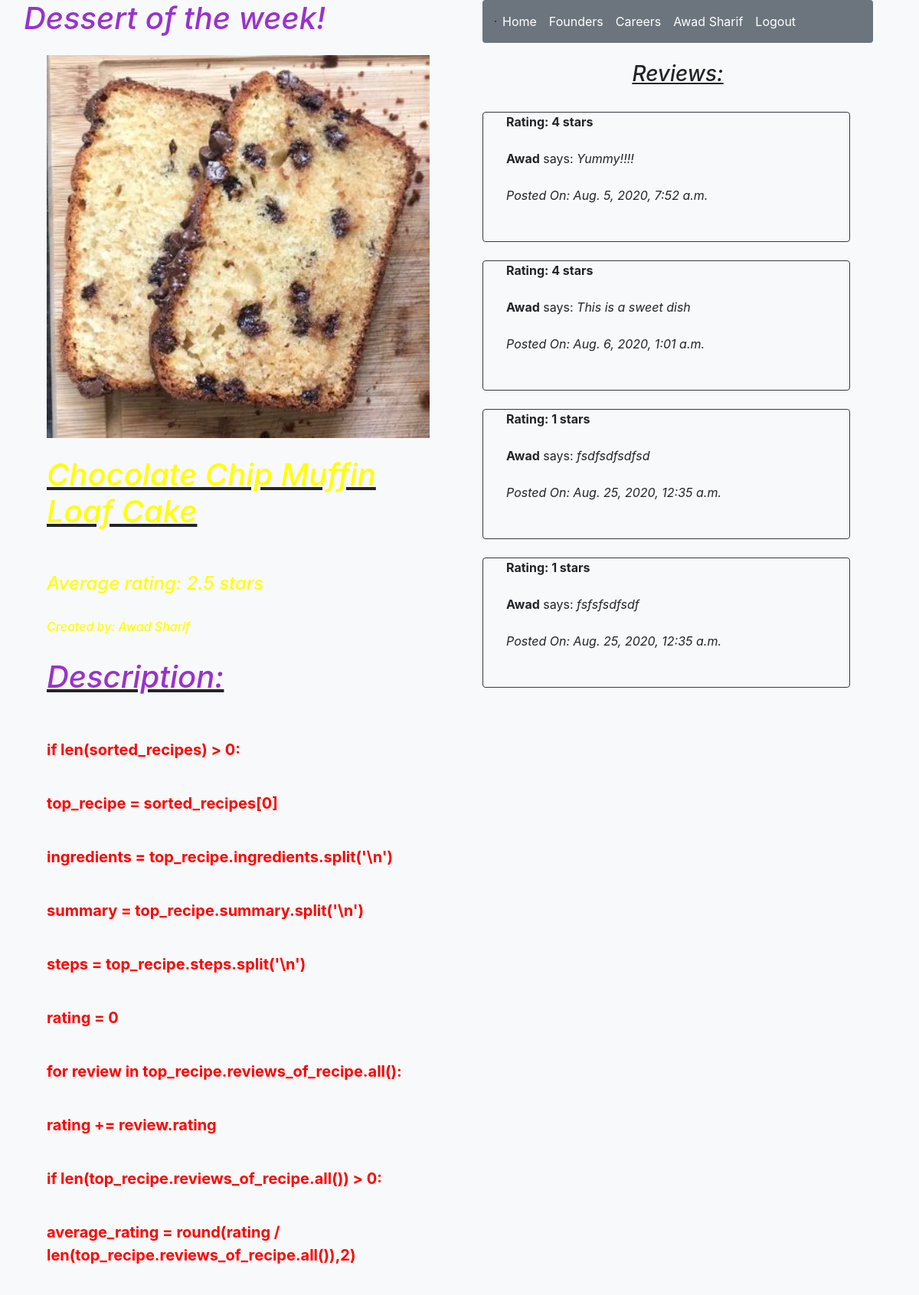
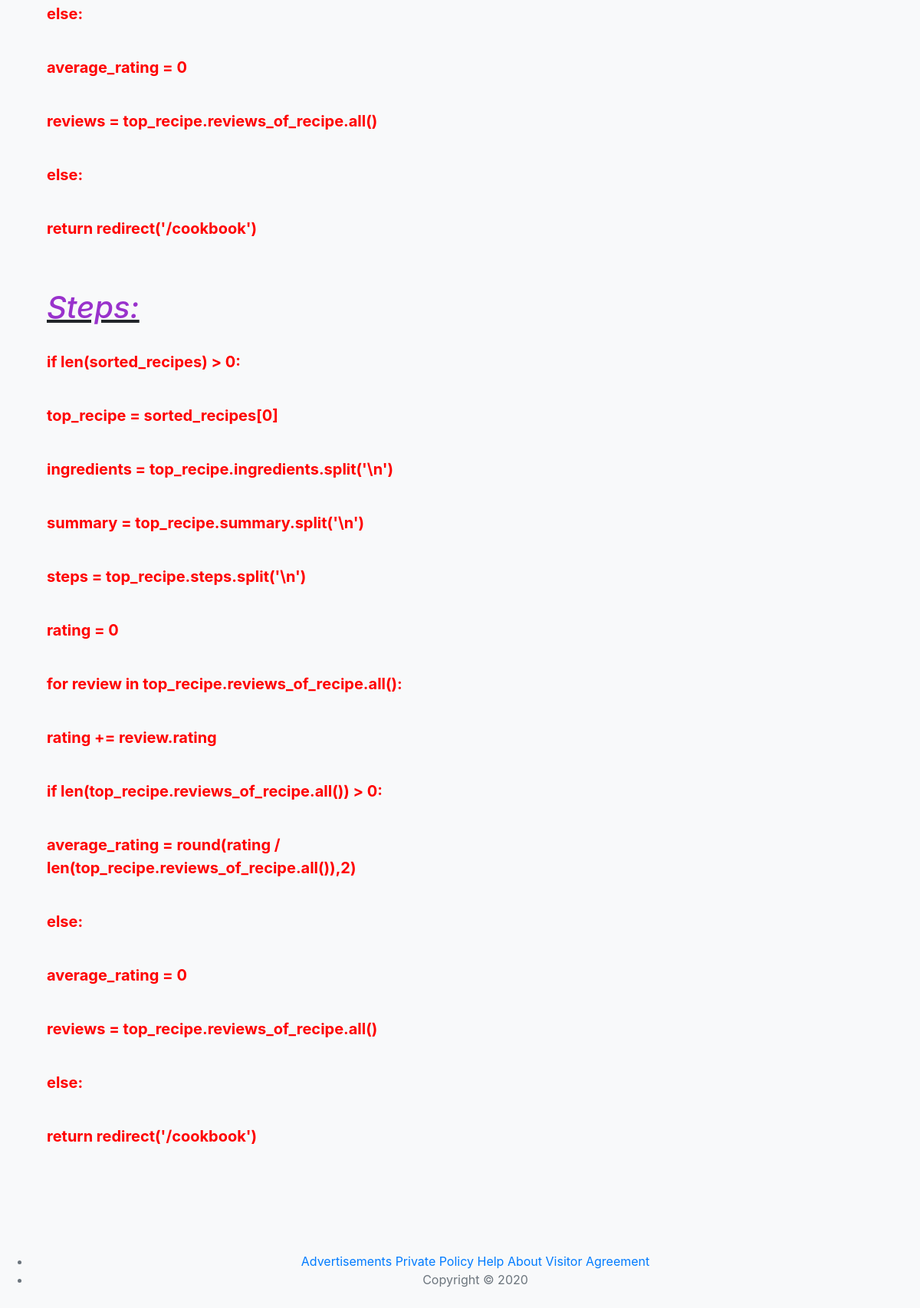
The app's page /dessert/best (signed in) with its own data (2 pictures, top to bottom).
### recipe_app/models.py (models this page shows)
class Recipes(models.Model):
    name = models.CharField(max_length=255)
    summary = models.TextField()
    ingredients = models.TextField()
    steps = models.TextField()
    image = models.ImageField()
    owner = models.ForeignKey(User,related_name="recipes_of_user",on_delete = models.CASCADE)
    is_dessert = models.BooleanField()
    created_at = models.DateTimeField(auto_now_add=True)
    updated_at = models.DateTimeField(auto_now=True)
    objects = Recipes_Manager()

class User(models.Model):
    first_name = models.CharField(max_length=255)
    last_name = models.CharField(max_length=255)
    email = models.EmailField(max_length=255)
    password = models.CharField(max_length=255)
    created_at = models.DateTimeField(auto_now_add=True)
    updated_at = models.DateTimeField(auto_now=True)
    profilepic = models.CharField(null=True, max_length=255)
    objects = UserManager()

class Reviews(models.Model):
    content = models.TextField()
    rating = models.IntegerField()
    reviewer = models.ForeignKey(User,related_name="reviews_of_user",on_delete = models.CASCADE)
    recipe = models.ForeignKey(Recipes,related_name="reviews_of_recipe",on_delete = models.CASCADE)
    created_at = models.DateTimeField(auto_now_add=True)
    updated_at = models.DateTimeField(auto_now=True)
    objects = Reviews_Manager()

### recipe_app/views.py (the view)
# urls.py: path('dessert/best', views.dessert_of_the_week),
def dessert_of_the_week(request):
    if 'userid' not in request.session:
        return redirect('/')
    recipes = Recipes.objects.all()
    all_reviews = []
    all_recipes = []
    sorted_recipes = []
    for recipe in recipes:
        if recipe.is_dessert:
            all_recipes.append(recipe)
        all_reviews.append(len(recipe.reviews_of_recipe.all()))
    all_reviews = sorted(all_reviews, reverse=True)
    i = 0
    for i in range(len(all_reviews)):
        for recipe in all_recipes:
            if (all_reviews[i] == len(recipe.reviews_of_recipe.all())):
                sorted_recipes.append(recipe)
    if len(sorted_recipes) > 0:
        top_recipe = sorted_recipes[0]
        ingredients = top_recipe.ingredients.split('\n')
        summary = top_recipe.summary.split('\n')
        steps = top_recipe.steps.split('\n')
        rating = 0
        for review in top_recipe.reviews_of_recipe.all():
            rating += review.rating
        if len(top_recipe.reviews_of_recipe.all()) > 0:
            average_rating = round(rating / len(top_recipe.reviews_of_recipe.all()),2)
        else:
            average_rating = 0
        reviews = top_recipe.reviews_of_recipe.all()
    else:
        return redirect('/desserts/page')
    context = {
        'User': User.objects.get(id=request.session['userid']),
        "recipes": top_recipe,
        "summary": summary,
        "ingredients": ingredients,
        "steps": steps,
        "rating": average_rating,
        "Reviews": reviews
    }
    return render(request,'dessert_of_the_week.html',context)

### recipe_app/templates/dessert_of_the_week.html (shortened to what this page needs)
{% load static %}
<!DOCTYPE html>
<html lang="en">
    <head>
        <link rel="stylesheet" href="https://stackpath.bootstrapcdn.com/bootstrap/4.5.0/css/bootstrap.min.css">
        <link rel="stylesheet" type="text/css" href="/static/css/style.css">
    </head>
    <body class="best bg-light">
        <div class="container">
            <div class="row">
                <div class="col-6 px-3">
                    <div class="form-group row">
                        <em><h1 class="heading">Dessert of the week!</h1></em>
                    </div>
                    <div class="col-12">
                        <img src="{{recipes.image.url}}" width="500" height="500">
                    </div>
                    <div class="col-12">
                        <br>
                        <em><u><h1 class="text">{{recipes.name}}</h1></u></em>
                        <br><br>
                        <em><h4 class="text">Average rating: {{rating}} stars</h4></em>
                        <br>
                        <em><h6 class="text">Created by: {{recipes.owner.first_name}} {{recipes.owner.last_name}}</h6></em>
                        <br>
                        <em><u><h4 class="heading">Description: </h4></u></em>
                        <br>
                        <br>
                        {% for ingredient in ingredients %}
                            <b><p class="info">{{ ingredient }}</p></b>
                            <br>
                        {% endfor %}
                        <br>
                        <em><u><h4 class="heading">Steps: </h4></u></em>
                        <br>
                        {% for step in steps %}
                            <b><p class="info">{{ step }}</p></b>
                            <br>
                        {% endfor %}
                    </div>
                </div>
                <div class="col-6">
                    <div class="col-12">
                        <nav class="navbar navbar-expand-lg rounded navbar-light bg-secondary">
                            <span class="border border-dark"></span>
                            <div class="collapse navbar-collapse" id="navbarNav">
                                <ul class="navbar-nav">
                                    <li class="nav-item active">
                                        <a class="nav-link text-white" href="/desserts/page">Home</a>
                                    </li>
                                    <li class="nav-item active">
                                        <a class="nav-link text-white" href="/founders">Founders</a>
                                    </li>
                                    <li class="nav-item active">
                                        <a class="nav-link text-white" href="#">Careers</a>
                                    </li>
                                    <li class="nav-item active">
                                        <a class="nav-link text-white" href="/userprofile/{{User.id}}">{{User.first_name}} {{User.last_name}}</a>
                                    </li>
                                    <li class="nav-item active">
                                        <a class="nav-link text-white" href="/logout">Logout</a>
                                    </li>
                                </ul>
                            </div>
                        </nav>
                        <br>
                        <u><em><h3 class="text-center">Reviews:</h3></em></u>
                        <br>
                        <div class="form-group row">
                            {% for review in Reviews %}
                                <br><br>
                                <div class="card-deck col-12 bg-dark-rounded">
                                    <br><br><br><br>
                                    <div class="card mb-4 bg-light rounded border border-dark">
                                        <div class="col-12">
                                            <div class="col-12">
                                                <b>Rating: {{review.rating}} stars</b>
                                                <br><br>
                                                <strong>{{review.reviewer.first_name}}</strong> says: <em>{{review.content}}</em>
                                                <br><br>
                                                <em>Posted On: {{review.created_at}}</em>
                                                <br><br>
                                            </div>
                                            <br>
                                        </div>
                                    </div>
                                </div>
                                <br><br>
                            {% endfor %}
                        </div>
                    </div>
                    <br><br>
                </div>
            </div>
        </div>
        <footer class="my-5 pt-5 light text-muted text-center text-center">
            <ul>
                <li><a class="text-black" href="/advertisements">Advertisements</a>  <a href="/policy">Private Policy</a> <a href="/help">Help</a> <a href="/about">About</a> <a href="/policy">Visitor Agreement</a></li>
                <li>Copyright &copy;  2020</li>
            </ul>
        </footer>
    </body>
</html>

### recipe_app/static/css/style.css (style rules this page uses)
.best { background-image: url("/static/dessert.jpeg"); background-size: 100%; height: 100%; background-size: cover; background-position: center; }
.heading { color: darkorchid; font-size: 40px; }
.info { color: red; font-size: 20px; }
.text { color: yellow; }

### records on screen
Recipes: image (picture), name "Chocolate Chip Muffin Loaf Cake", owner.first_name "Awad", owner.last_name "Sharif"
User: first_name "Awad", last_name "Sharif"
Reviews: rating "4", reviewer.first_name "Awad", content "Yummy!!!!", created_at "Aug. 5, 2020, 7:52 a.m."
Reviews: rating "4", reviewer.first_name "Awad", content "This is a sweet dish", created_at "Aug. 6, 2020, 1:01 a.m."
Reviews: rating "1", reviewer.first_name "Awad", content "fsdfsdfsdfsd", created_at "Aug. 25, 2020, 12:35 a.m."
Reviews: rating "1", reviewer.first_name "Awad", content "fsfsfsdfsdf", created_at "Aug. 25, 2020, 12:35 a.m."

### other values on screen
{{ rating }} "2.5"
{{ ingredient }} "if len(sorted_recipes) > 0:" "top_recipe = sorted_recipes[0]" "ingredients = top_recipe.ingredients.split('\\n')" "summary = top_recipe.summary.split('\\n')" "steps = top_recipe.steps.split('\\n')" "rating = 0" "for review in top_recipe.reviews_of_recipe.all():" "rating += review.rating" "if len(top_recipe.reviews_of_recipe.all()) > 0:" "average_rating = round(rating / len(top_recipe.reviews_of_recipe.all()),2)" "else:" "average_rating = 0" "reviews = top_recipe.reviews_of_recipe.all()" "else:" "return redirect('/cookbook')"
{{ step }} "if len(sorted_recipes) > 0:" "top_recipe = sorted_recipes[0]" "ingredients = top_recipe.ingredients.split('\\n')" "summary = top_recipe.summary.split('\\n')" "steps = top_recipe.steps.split('\\n')" "rating = 0" "for review in top_recipe.reviews_of_recipe.all():" "rating += review.rating" "if len(top_recipe.reviews_of_recipe.all()) > 0:" "average_rating = round(rating / len(top_recipe.reviews_of_recipe.all()),2)" "else:" "average_rating = 0" "reviews = top_recipe.reviews_of_recipe.all()" "else:" "return redirect('/cookbook')"
